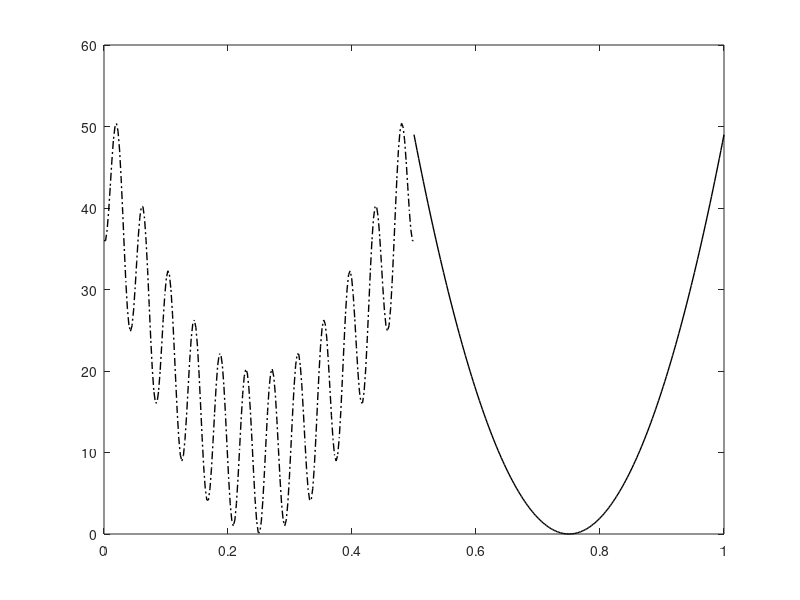

MATLAB code to generate this figure: (Note: this script raises an error after producing the figure.)
% Author: Xiaoming Xue
% Email: xminghsueh@gmail.com
%
% ------------
% Description:
% ------------
% This file is the script of demonstrating the chaotic matching.
%
% ------------
% Reference:
% ------------
% X. Xue, C. Yang, L. Feng, et al. "Does Optimized Solution Always Help? A
% Comprehensive Investigation of Transfer Evolutionary Algorithms", Submitted for Peer Review.

%% initialize the source and target problems
clc,clear
% rand('state',11);
% randn('state',11);
funs = @(x)(x+6).^2-10*cos(2*pi*(x+6))+10; % the source task
lbs = -12; % the lower bound of the source task
ubs = 12; % the upper bound of the source task
funt = @(x)(x-7).^2; % the target task
lbt = -14; % the lower bound of the target task
ubt = 14; % the upper bound of the target task
num_plot = 200; % the number of points used for plotting the source-target landscapes
ts = linspace(0,0.5,num_plot); % source solutions used for plotting the landscape
tt = linspace(0.5,1,num_plot); % target solutions used for plotting the landscape
fs = zeros(num_plot,1); % fitness values of the source solutions
ft = zeros(num_plot,1); % fitness values of the target solutions
for i = 1:num_plot % function evaluation
    fs(i) = funs(lbs+(ubs-lbs)*ts(i));
    ft(i) = funt(lbt+(ubt-lbt)*tt(i));
end

%% plot the source-target landscapes
fig_width = 350;
fig_height = 300;
screen_size = get(0,'ScreenSize');
figure1 = figure('color',[1 1 1],'position',[(screen_size(3)-fig_width)/2, (screen_size(4)-...
    fig_height)/2,fig_width, fig_height]);
plot(ts,fs,'k-.','linewidth',1);hold on;
plot(tt,ft,'k-','linewidth',1);
num_solutions = 100; % the number of solutions to be evaluated and used for learning the source-to-target mapping
train_s = lhsdesign_modified(num_solutions,0,0.5); % sample the source solutions using the LHS sampling
train_t = lhsdesign_modified(num_solutions,0.5,1); % sample the target solutions using the LHS sampling
fitness_s = zeros(num_solutions,1); % fitness values of source solutions
fitness_t = zeros(num_solutions,1); % fitness values of target solutions
for i = 1:num_solutions
    fitness_s(i) = funs(lbs+(ubs-lbs)*train_s(i));
    fitness_t(i) = funt(lbt+(ubt-lbt)*train_t(i));
end
fitness_rank_s = zeros(num_solutions,1); % fitness rankss of source solutions
fitness_rank_t = zeros(num_solutions,1); % fitness rankss of target solutions
for i = 1:num_solutions
    fitness_rank_s(i) = length(find(fitness_s<fitness_s(i)))+1;
    fitness_rank_t(i) = length(find(fitness_t<fitness_t(i)))+1;
end
for i = 1:num_solutions % match the source and target solutions with the same fitness rank
    idxs = find(fitness_rank_s==i);idxt = find(fitness_rank_t==i);
%     plot(train_s(idxs),fitness_s(idxs),'ks','markerfacecolor','k','markersize',3+i/num_solutions*2);
%     plot(train_t(idxt),fitness_t(idxt),'ko','markerfacecolor','k','markersize',3+i/num_solutions*2);
        plot(train_s(idxs),fitness_s(idxs),'ks','markersize',4+i/num_solutions*2,'linewidth',0.5);
    plot(train_t(idxt),fitness_t(idxt),'ko','markersize',4+i/num_solutions*2,'linewidth',0.5);
    plot([train_s(idxs) train_t(idxt)],[fitness_s(idxs) fitness_t(idxt)],'-.','linewidth',0.5,'color',[0.6 0.6 0.6]);
end
axis([0 1 0 65]);
xlabel('$x$','fontsize',12,'interpret','latex');
ylabel('$y$','fontsize',12,'interpret','latex');
set(gca,'linewidth',0.5,'fontsize',10,'TickLabelInterpreter','latex');
title('Source and Target Tasks','interpret','latex','fontsize',14);
hl = legend('source landscape','target landscape','source solutions','target solutions');
set(hl,'NumColumn',2,'interpret','latex','fontsize',8.5,'location','best');

%% plot the resultant mapping to be learned
fig_width = 350;
fig_height = 300;
screen_size = get(0,'ScreenSize');
figure2 = figure('color',[1 1 1],'position',[(screen_size(3)-fig_width)/2, (screen_size(4)-...
    fig_height)/2,fig_width, fig_height]);
[~,idxs_r] = sort(fitness_s);
[~,idxt_r] = sort(fitness_t);
solution_s_sort = train_s(idxs_r); % sort the source solutions according to their fitness values
solution_t_sort = train_t(idxt_r); % sort the target solutions according to their fitness values
[~,indxsss] = sort(solution_s_sort);
plot(solution_s_sort(indxsss),solution_t_sort(indxsss),'k-','linewidth',0.5);
xlabel('$x_s$','fontsize',12,'interpret','latex');
ylabel('$x_t$','fontsize',12,'interpret','latex');
set(gca,'linewidth',0.5,'fontsize',10,'TickLabelInterpreter','latex');
title('Mapping to be Learned','interpret','latex','fontsize',14);